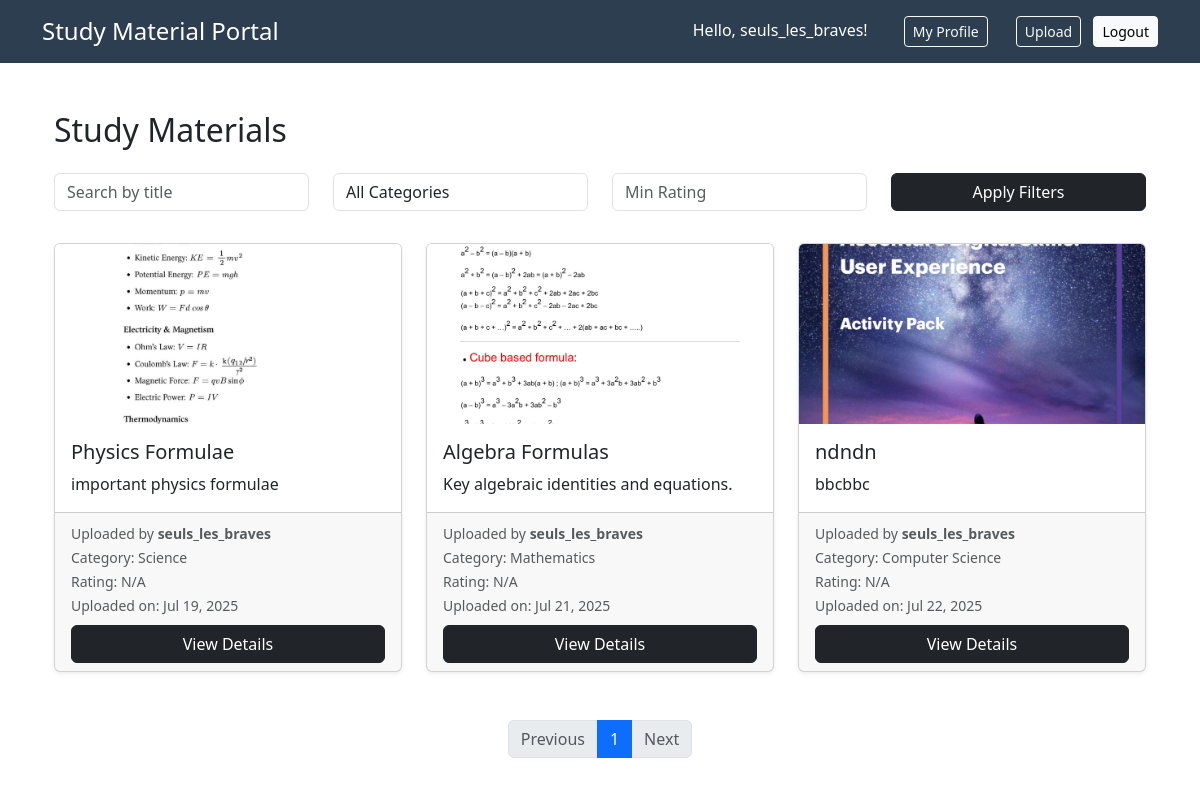
The app's page / (signed in) with its own data.
### materials/models.py (models this page shows, shortened)
class User(AbstractUser):
    bio = models.TextField(blank=True)
    institution = models.CharField(max_length=100, blank=True)
    profile_picture = models.ImageField(upload_to='profile_pics/', blank=True)

class StudyMaterial(models.Model):
    title = models.CharField(max_length=200)
    description = models.TextField()
    file = models.FileField(upload_to='materials/')
    category = models.ForeignKey(Category, on_delete=models.CASCADE)
    uploaded_by = models.ForeignKey(settings.AUTH_USER_MODEL, on_delete=models.CASCADE)
    upload_date = models.DateTimeField(auto_now_add=True)
    approved = models.BooleanField(default=False)
    preview_image = models.ImageField(upload_to='previews/', blank=True)
    class Meta:
        indexes = [
            models.Index(fields=['approved', 'upload_date']),
            models.Index(fields=['title']),
            models.Index(fields=['category']),
        ]

class Category(models.Model):
    name = models.CharField(max_length=200, unique=True)
    def __str__(self):
        return self.name
    class Meta:
        verbose_name_plural = "Categories"

### materials/views.py (the view)
# urls.py: path('', views.material_list, name='material-list'),
def material_list(request):
    q = request.GET.get('q', '')
    category = request.GET.get('category', '')
    min_rating = request.GET.get('min_rating', '')
    materials = StudyMaterial.objects.filter(approved=True)
    if q:
        materials = materials.filter(title__icontains=q)
    if category:
        materials = materials.filter(category__name__iexact=category)
    if min_rating:
        try:
            min_rating = float(min_rating)
            materials = materials.filter(average_rating__gte=min_rating)
        except ValueError:
            pass
    print("Total Materials Found:", materials.count())
    paginator = Paginator(materials, 10)
    page_number = request.GET.get('page')
    page_obj = paginator.get_page(page_number)
    categories = Category.objects.all()
    context = {
        'page_obj': page_obj,
        'categories': categories,
        'q': q,
        'selected_category': category,
        'min_rating': min_rating,
    }
    return render(request, 'materials/list.html', context)

### materials/templates/materials/list.html (shortened to what this page needs)
{% extends 'materials/base.html' %}
{% load static %}
{% block content %}
<div class="container mt-5">
    <h2 class="mb-4">Study Materials</h2>
    <form method="GET" class="row mb-4">
        <div class="col-md-3 mb-2">
            <input type="text" name="q" class="form-control" placeholder="Search by title" value="{{ q }}">
        </div>
        <div class="col-md-3 mb-2">
            <select name="category" class="form-control">
                <option value="">All Categories</option>
            </select>
        </div>
        <div class="col-md-3 mb-2">
            <input type="number" step="0.1" min="0" max="5" name="min_rating" class="form-control" placeholder="Min Rating" value="{{ min_rating }}">
        </div>
        <div class="col-md-3 mb-2">
            <button type="submit" class="btn btn-dark w-100">Apply Filters</button>
        </div>
    </form>
    {% if page_obj %}
    <div class="row row-cols-1 row-cols-md-2 row-cols-lg-3 g-4">
        {% for material in page_obj %}
        <div class="col">
            <div class="card h-100 shadow-sm">
                {% if material.preview_image %}
                    <img src="{{ material.preview_image.url }}" class="card-img-top" alt="Preview for {{ material.title }}"
                         style="max-height: 180px; object-fit: cover;">
                {% else %}
                    <img src="{% static 'images/placeholder.jpg' %}" class="card-img-top" alt="No preview available"
                         style="max-height: 180px; object-fit: cover;">
                {% endif %}
                <div class="card-body d-flex flex-column">
                    <h5 class="card-title">{{ material.title }}</h5>
                    <p class="card-text">{{ material.description|truncatewords:20 }}</p>
                </div>
                <div class="card-footer">
                    <small class="text-muted">
                        Uploaded by <strong>{{ material.uploaded_by.username }}</strong><br>
                        Category: {{ material.category }}<br>
                        Rating: {{ material.average_rating|default:"N/A" }}<br>
                        Uploaded on: {{ material.upload_date|date:"M d, Y" }}
                    </small>
                    <div class="mt-2">
                        <a href="{% url 'material-detail' material.pk %}" class="btn btn-dark w-100">View Details</a>
                    </div>
                </div>
            </div>
        </div>
        {% endfor %}
    </div>
    {% else %}
        <p class="mt-4 text-muted">No study materials found.</p>
    {% endif %}
    <nav class="mt-5">
        <ul class="pagination justify-content-center">
            {% if page_obj.has_previous %}
            <li class="page-item">
                <a class="page-link" href="?{% if q %}q={{ q }}&{% endif %}{% if selected_category %}category={{ selected_category }}&{% endif %}{% if min_rating %}min_rating={{ min_rating }}&{% endif %}page={{ page_obj.previous_page_number }}">Previous</a>
            </li>
            {% else %}
            <li class="page-item disabled"><span class="page-link">Previous</span></li>
            {% endif %}
            {% for num in page_obj.paginator.page_range %}
                {% if page_obj.number == num %}
                    <li class="page-item active"><span class="page-link">{{ num }}</span></li>
                {% else %}
                    <li class="page-item">
                        <a class="page-link" href="?{% if q %}q={{ q }}&{% endif %}{% if selected_category %}category={{ selected_category }}&{% endif %}{% if min_rating %}min_rating={{ min_rating }}&{% endif %}page={{ num }}">{{ num }}</a>
                    </li>
                {% endif %}
            {% endfor %}
            {% if page_obj.has_next %}
            <li class="page-item">
                <a class="page-link" href="?{% if q %}q={{ q }}&{% endif %}{% if selected_category %}category={{ selected_category }}&{% endif %}{% if min_rating %}min_rating={{ min_rating }}&{% endif %}page={{ page_obj.next_page_number }}">Next</a>
            </li>
            {% else %}
            <li class="page-item disabled"><span class="page-link">Next</span></li>
            {% endif %}
        </ul>
    </nav>
</div>
{% endblock %}

### materials/templates/materials/base.html (shortened to what this page needs)
<!DOCTYPE html>
<html lang="en">
<head>
    {% load static %}
    <link rel="stylesheet" href="{% static 'css/style.css' %}">
    <link href="https://cdn.jsdelivr.net/npm/bootstrap@5.3.0/dist/css/bootstrap.min.css" rel="stylesheet">
</head>
<body>
    <header class="btn-light text-white p-3">
        <div class="container d-flex justify-content-between align-items-center">
            <h1 class="h4 mb-0">
                <a class="text-white text-decoration-none" href="/">Study Material Portal</a>
            </h1>
            <nav>
                {% if user.is_authenticated %}
                    <span class="me-3">Hello, {{ user.username }}!</span>
                    <a class="btn btn-outline-light btn-sm me-2" href="{% url 'user-profile' user.username %}">My Profile</a>
                    <a class="btn btn-outline-light btn-sm me-2" href="{% url 'material-upload' %}">Upload</a>
                    <form method="post" action="{% url 'logout' %}" class="d-inline">
                        <button type="submit" class="btn btn-light btn-sm">Logout</button>
                    </form>
                {% else %}
                    <a class="btn btn-light btn-sm me-2" href="{% url 'login' %}">Login</a>
                    <a class="btn btn-warning btn-sm" href="{% url 'signup' %}">Signup</a>
                {% endif %}
            </nav>
        </div>
    </header>
    <main class="container mt-4">
        {% block content %}
        {% endblock %}
    </main>
</body>
</html>

### materials/static/css/style.css (style rules this page uses)
body { font-family: 'Segoe UI', Tahoma, Geneva, Verdana, sans-serif; line-height: 1.6; margin: 0; padding: 0; color: #333; background-color: white; }
header { background: #2c3e50; color: white; padding: 1rem 2rem; display: flex; justify-content: space-between; align-items: center; }
nav a { color: white; margin-left: 1rem; text-decoration: none; }
.pagination { margin: 2rem 0; display: flex; justify-content: center; }

### records on screen
User: username "seuls_les_braves"
StudyMaterial: preview_image (picture), title "Physics Formulae", description "important physics formulae", uploaded_by.username "seuls_les_braves", category "Science", average_rating "N/A", upload_date "Jul 19, 2025"
StudyMaterial: preview_image (picture), title "Algebra Formulas", description "Key algebraic identities and equations.", uploaded_by.username "seuls_les_braves", category "Mathematics", average_rating "N/A", upload_date "Jul 21, 2025"
StudyMaterial: preview_image (picture), title "ndndn", description "bbcbbc", uploaded_by.username "seuls_les_braves", category "Computer Science", average_rating "N/A", upload_date "Jul 22, 2025"

### other values on screen
{{ num }} "1"
